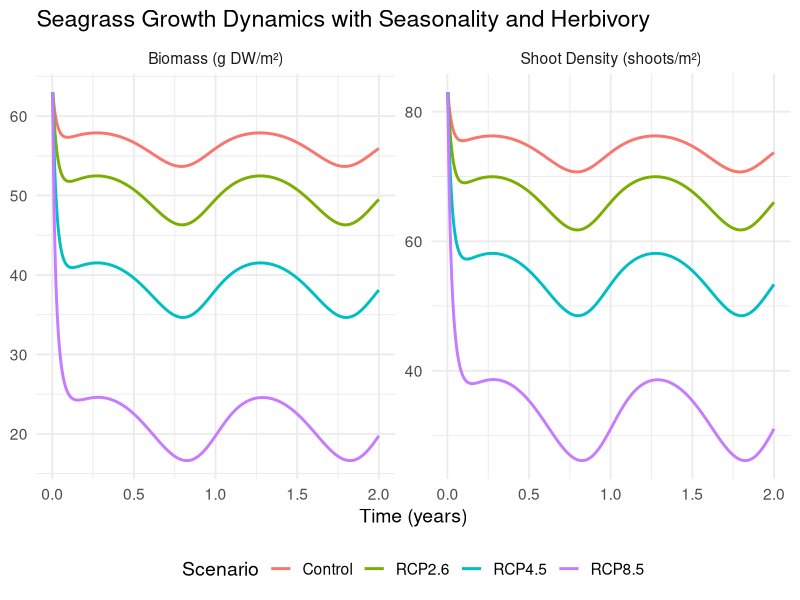

Generate this figure with R:
#Logistic growth model considering seasonality and herbivory
#Load necessary libraries
install.packages(c("tidyverse", "readr"))
library(tidyverse)
library(readr)

#Parameters for each scenario, including Control
parameters <- list(
  "Control" = list(delta_temp = 0, delta_pH = 0, delta_SLR = 0, delta_storms = 0, Kb = 63, Kd = 83, herbivory_rate = 0.01),
  "RCP2.6" = list(delta_temp = 1, delta_pH = 0.07, delta_SLR = 0.29, delta_storms = 0, Kb = 60, Kd = 80, herbivory_rate = 0.015),
  "RCP4.5" = list(delta_temp = 1.5, delta_pH = 0.14, delta_SLR = 0.36, delta_storms = 0, Kb = 50, Kd = 70, herbivory_rate = 0.02),
  "RCP8.5" = list(delta_temp = 3.5, delta_pH = 0.31, delta_SLR = 0.53, delta_storms = 2, Kb = 35, Kd = 55, herbivory_rate = 0.03)
)

#Constants
r0 <- 0.095  #Baseline growth rate
#Placeholder stressor impacts
alpha <- 0.02
beta <- 0.01
gamma <- 0.03
delta <- 0.05
B0 <- 63  #Initial biomass (g DW/m²)
D0 <- 83  #Initial shoot density (shoots/m²)
time_steps <- 730  #Number of time steps (days)

#Data storage
results <- data.frame()

#Simulation loop for each scenario
for (scenario in names(parameters)) {
  params <- parameters[[scenario]]
  r <- r0 * (1 - alpha * params$delta_temp) * 
    (1 - beta * params$delta_pH) * 
    (1 - gamma * params$delta_SLR) * 
    (1 - delta * params$delta_storms)

#Scenario-specific carrying capacities
  Kb <- params$Kb
  Kd <- params$Kd
  herbivory_rate <- params$herbivory_rate
  
#Seasonal effect (annual cycle)
  seasonal_effect <- function(t) {
    1 + 0.3 * sin(2 * pi * t / 365)  #Peaks in the middle of the year
  }
  
  biomass <- numeric(time_steps)
  density <- numeric(time_steps)
  biomass[1] <- B0
  density[1] <- D0
  
  for (t in 2:time_steps) {
#Seasonal adjustment to growth rate
    seasonal_r <- r * seasonal_effect(t)
    
#Herbivory loss
    grazing_loss <- herbivory_rate * biomass[t-1]
    grazing_loss_density <- herbivory_rate * density[t-1]
    
#Logistic growth with herbivory and seasonality
    biomass[t] <- biomass[t-1] + seasonal_r * biomass[t-1] * (1 - biomass[t-1] / Kb) - grazing_loss
    biomass[t] <- max(0, biomass[t])  #Prevent negative biomass
    
    density[t] <- density[t-1] + seasonal_r * density[t-1] * (1 - density[t-1] / Kd) - grazing_loss_density
    density[t] <- max(0, density[t])  #Prevent negative density
  }
  
  
#Store results
  results <- rbind(results, data.frame(
    Scenario = scenario,
    Time = 1:time_steps,
    Biomass = biomass,
    Density = density
  ))
}

#Convert data to long format for ggplot
results_long <- results %>%
  pivot_longer(cols = c("Biomass", "Density"), names_to = "Variable", values_to = "Value")

#Custom labels for facets
custom_labels <- c(
  Biomass = "Biomass (g DW/m²)",
  Density = "Shoot Density (shoots/m²)"
)

#Plot
ggplot(results_long, aes(x = Time / 365, y = Value, color = Scenario)) +  #Time in years
  geom_line(size = 1) +
  facet_wrap(~Variable, scales = "free_y", labeller = as_labeller(custom_labels)) +
  labs(title = "Seagrass Growth Dynamics with Seasonality and Herbivory",
       x = "Time (years)", y = NULL, color = "Scenario") +
  theme_minimal(base_size = 14) +
  theme(legend.position = "bottom")

